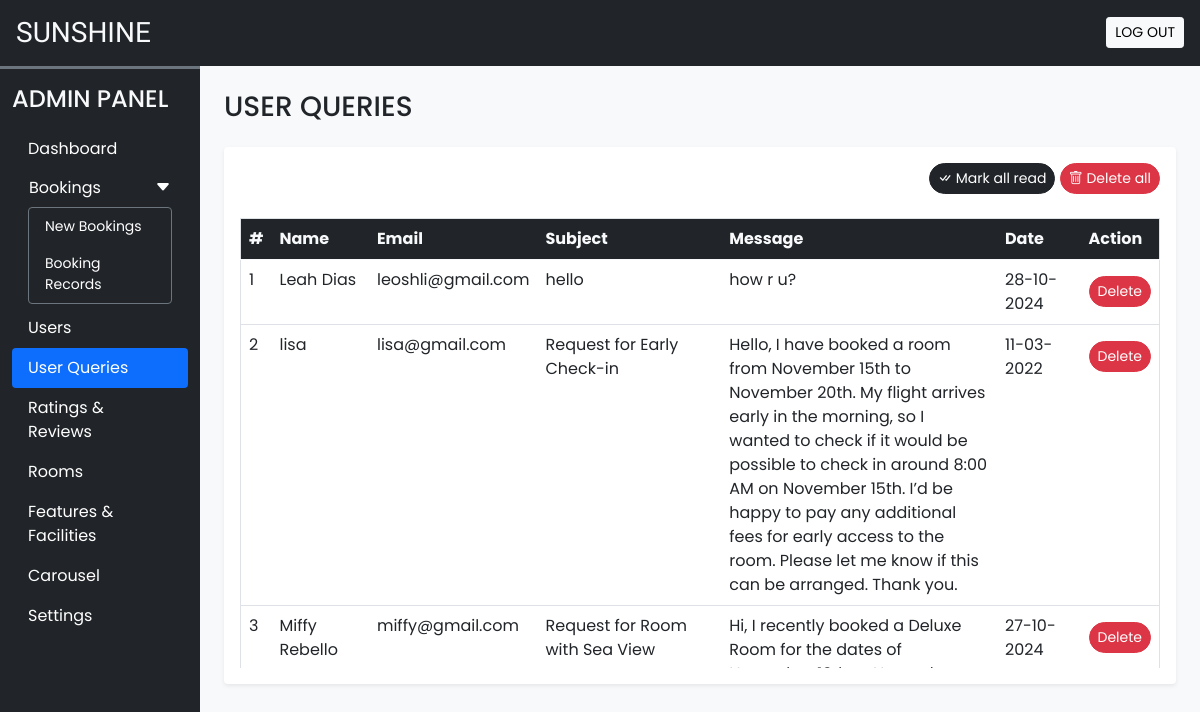
Page /admin/user_queries.php (signed in) on the committed database.
### tables this page shows
CREATE TABLE `user_queries` (
  `sr_no` int(11) NOT NULL,
  `name` varchar(50) NOT NULL,
  `email` varchar(150) NOT NULL,
  `subject` varchar(200) NOT NULL,
  `message` varchar(500) NOT NULL,
  `datentime` datetime NOT NULL DEFAULT current_timestamp(),
  `seen` tinyint(4) NOT NULL DEFAULT 0
);

### admin/user_queries.php (the view, shortened to what this page needs)
<!DOCTYPE html>
<html lang="en">
<head>
  <?php require('inc/links.php'); ?>
</head>
<body class="bg-light">
  <?php require('inc/header.php'); ?>
  <div class="container-fluid" id="main-content">
    <div class="row">
      <div class="col-lg-10 ms-auto p-4 overflow-hidden">
        <h3 class="mb-4">USER QUERIES</h3>
        <div class="card border-0 shadow-sm mb-4">
          <div class="card-body">
            <div class="text-end mb-4">
              <a href="?seen=all" class="btn btn-dark rounded-pill shadow-none btn-sm">
                <i class="bi bi-check-all"></i> Mark all read
              </a>
              <a href="?del=all" class="btn btn-danger rounded-pill shadow-none btn-sm">
                <i class="bi bi-trash"></i> Delete all
              </a>
            </div>
            <div class="table-responsive-md" style="height: 450px; overflow-y: scroll;">
              <table class="table table-hover border">
                <thead class="sticky-top">
                  <tr class="bg-dark text-light">
                    <th scope="col">#</th>
                    <th scope="col">Name</th>
                    <th scope="col">Email</th>
                    <th scope="col" width="20%">Subject</th>
                    <th scope="col" width="30%">Message</th>
                    <th scope="col">Date</th>
                    <th scope="col">Action</th>
                  </tr>
                </thead>
                <tbody>
                  <?php
                    $q = "SELECT * FROM `user_queries` ORDER BY `sr_no` DESC";
                    $data = mysqli_query($con,$q);
                    $i=1;
                    while($row = mysqli_fetch_assoc($data))
                    {
                      $date = date('d-m-Y',strtotime($row['datentime']));
                      $seen='';
                      $seen.="<a href='?del=$row[sr_no]' class='btn btn-sm rounded-pill btn-danger mt-2'>Delete</a>";
                      echo<<<query
                        <tr>
                          <td>$i</td>
                          <td>$row[name]</td>
                          <td>$row[email]</td>
                          <td>$row[subject]</td>
                          <td>$row[message]</td>
                          <td>$date</td>
                          <td>$seen</td>
                        </tr>
                      query;
                      $i++;
                    }
                  ?>
                </tbody>
              </table>
            </div>
          </div>
        </div>
      </div>
    </div>
  </div>
</body>
</html>

### admin/css/common.css (style rules this page uses)
:root { --teal: #2f9267; --teal_hover: #279e59; }
* { font-family: 'Poppins', sans-serif; }

### rows in the picture
user_queries: name "Leah Dias", email "leoshli@gmail.com", subject "hello", message "how r u?", datentime "28-10-2024"
user_queries: name "lisa", email "lisa@gmail.com", subject "Request for Early Check-in", message "Hello, I have booked a room from November 15th to November 20th. My flight arrives early in the morning, so I wanted to check if it would be possible to check in around 8:00 AM on November 15th. I’d be happy to pay any additional fees for early access to the room. Please let me know if this can be arranged. Thank you.", datentime "11-03-2022"
user_queries: name "Miffy Rebello", email "miffy@gmail.com", subject "Request for Room with Sea View", message "Hi, I recently booked a Deluxe Room for the dates of…", datentime "27-10-2024"
